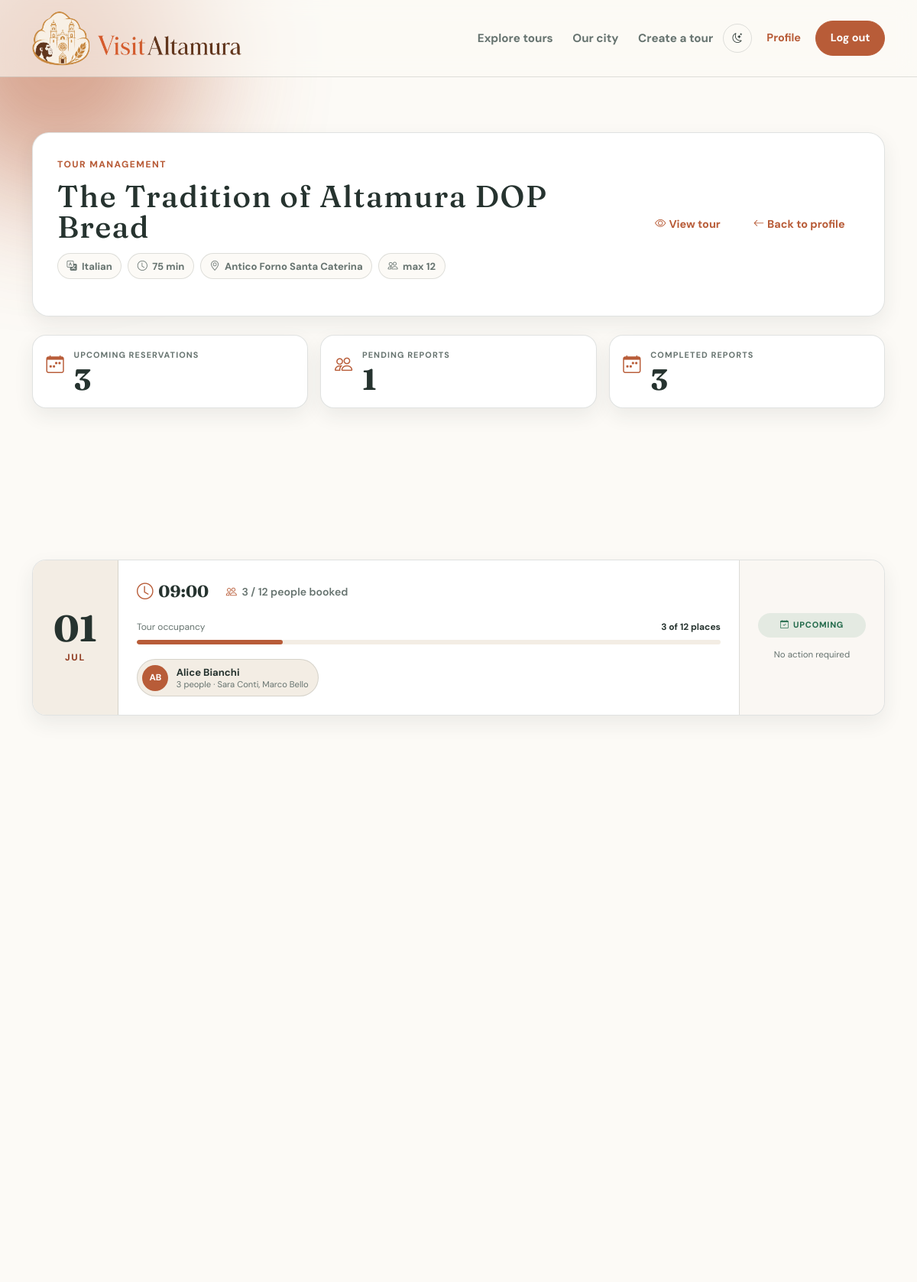
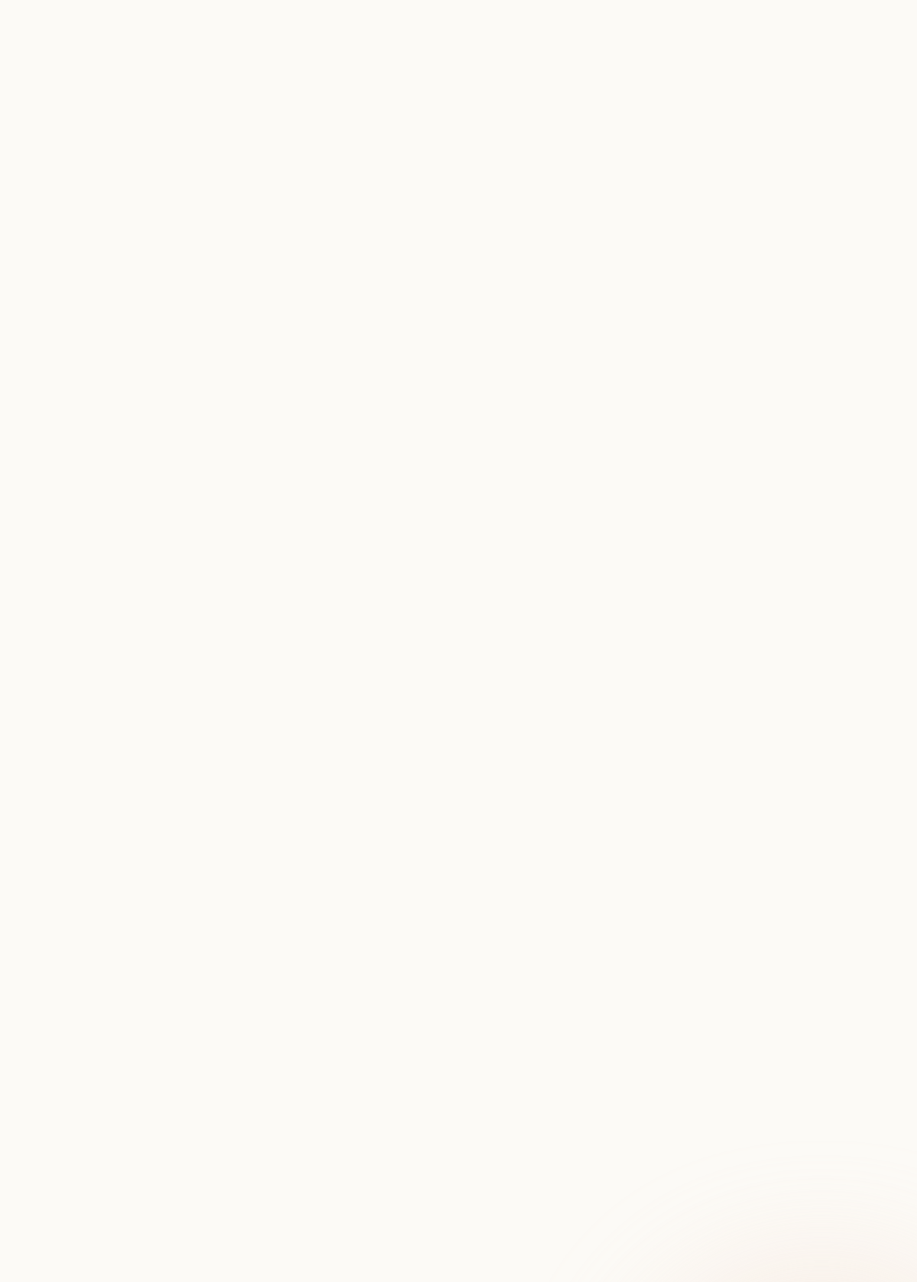
Page /tours/2/reservations (signed in, upper part) on the committed database (2 pictures, top to bottom).
### tables this page shows
CREATE TABLE "tours" (
	"id"	INTEGER NOT NULL UNIQUE,
	"title"	TEXT NOT NULL,
	"description"	TEXT NOT NULL,
	"guide_id"	INTEGER NOT NULL,
	"duration"	INTEGER NOT NULL CHECK("duration" > 0),
	"language"	TEXT NOT NULL CHECK("language" IN ('Italian', 'English', 'Spanish', 'Portuguese', 'German')),
	"meeting_point"	TEXT NOT NULL,
	"max_participants"	INTEGER NOT NULL CHECK("max_participants" > 0),
	"created_at"	TEXT NOT NULL DEFAULT CURRENT_TIMESTAMP,
	PRIMARY KEY("id" AUTOINCREMENT),
	FOREIGN KEY("guide_id") REFERENCES "users"("id"),
	FOREIGN KEY("guide_id","language") REFERENCES "guide_languages"("guide_id","language")
);

CREATE TABLE "reservations" (
	"id"	INTEGER NOT NULL UNIQUE,
	"tour_id"	INTEGER NOT NULL,
	"participant_id"	INTEGER NOT NULL,
	"tour_date"	TEXT NOT NULL,
	"people_count"	INTEGER NOT NULL CHECK("people_count" >= 1 AND "people_count" <= 4),
	"status"	TEXT NOT NULL DEFAULT 'confirmed' CHECK("status" IN ('confirmed', 'cancelled')),
	"created_at"	TEXT NOT NULL DEFAULT CURRENT_TIMESTAMP,
	"cancelled_at"	TEXT,
	PRIMARY KEY("id" AUTOINCREMENT),
	FOREIGN KEY("participant_id") REFERENCES "users"("id"),
	FOREIGN KEY("tour_id") REFERENCES "tours"("id")
);

CREATE TABLE "users" (
	"id"	INTEGER NOT NULL UNIQUE,
	"first_name"	TEXT NOT NULL,
	"last_name"	TEXT NOT NULL,
	"email"	TEXT NOT NULL UNIQUE,
	"password"	TEXT NOT NULL,
	"role"	TEXT NOT NULL CHECK("role" IN ('guide', 'participant', 'admin')),
	"profile_img"	TEXT,
	"created_at"	TEXT NOT NULL DEFAULT CURRENT_TIMESTAMP,
	PRIMARY KEY("id" AUTOINCREMENT)
);

CREATE TABLE "reservation_guests" (
	"id"	INTEGER NOT NULL UNIQUE,
	"reservation_id"	INTEGER NOT NULL,
	"first_name"	TEXT NOT NULL,
	"last_name"	TEXT NOT NULL,
	PRIMARY KEY("id" AUTOINCREMENT),
	FOREIGN KEY("reservation_id") REFERENCES "reservations"("id")
);

### app.py (the view, shortened to what this page needs)
@app.route("/tours/<int:tour_id>/reservations")
@login_required
def tour_reservations(tour_id):
    user = current_user
    if user.role != 'guide':
        flash("Access denied: only guides can view reservations", "danger")
        return redirect(url_for("home"))
    db_tour = tours_dao.get_tour_by_id(tour_id)
    if not db_tour or db_tour['guide_id'] != user.id:
        flash("Tour not found or you do not have permission to view reservations for this tour", "danger")
        return redirect(url_for("profile_guide"))
    reservation_dates = reservations_dao.get_dates_with_confirmed_reservations(tour_id)
    cancelled_reservation_dates = reservations_dao.get_dates_with_cancelled_reservations(tour_id)
    current_datetime = datetime.now()
    upcoming_reservations = []
    pending_reports_reservations = []
    completed_reports_reservations = []
    cancelled_reservations = []
    for reservation_date in reservation_dates:
        reservation_tour_in_date = reservations_dao.get_reservations_for_tour_date(tour_id, reservation_date['tour_date'])
        guests_per_reservation = {}
        for reservation in reservation_tour_in_date:
            guests_per_reservation[reservation['id']] = reservations_dao.get_guests_by_reservation(reservation['id'])
        tour_start_datetime = datetime.fromisoformat(reservation_date['tour_date'] + " " + reservation_date['start_time'])
        tour_end_datetime = tour_start_datetime + timedelta(minutes=db_tour['duration'])
        is_past_reservation = tour_end_datetime < current_datetime
        if is_past_reservation:
            report = reports_dao.get_report(tour_id, reservation_date['tour_date'])
        else:
            report = None
        reservation_info = {
            'tour_date': reservation_date['tour_date'],
            'start_time': reservation_date['start_time'],
            "expected_people": reservation_date['expected_people'],
            "reservations": reservation_tour_in_date,
            "guests_per_reservation": guests_per_reservation,
            "is_past_reservation": is_past_reservation,
            "report": report
        }
        if is_past_reservation:
            if report:
                completed_reports_reservations.append(reservation_info)
            else:
                pending_reports_reservations.append(reservation_info)
        else:
            upcoming_reservations.append(reservation_info)
    completed_reports_reservations.reverse()
    totals = {
        "upcoming_reservations": len(upcoming_reservations),
        "pending_reports": len(pending_reports_reservations),
        "completed_reports": len(completed_reports_reservations),
    }
    return render_template("tour_reservations.html", p_tour=db_tour, p_upcoming_reservations=upcoming_reservations, p_pending_reports_reservations=pending_reports_reservations, p_completed_reports_reservations=completed_reports_reservations, p_cancelled_reservations=cancelled_reservations, p_totals=totals, p_months=MONTHS)

### app.py (called while the page is built)
@login_manager.user_loader
def load_user(user_id):
    db_user = users_dao.get_user_by_id(user_id)
    if db_user is not None:
        user = User(
            id = db_user['id'],
            first_name = db_user['first_name'],
            last_name = db_user['last_name'],
            email = db_user['email'],
            password = db_user['password'],
            role = db_user['role'],
            profile_img = db_user['profile_img'],
        )
    else:
        user = None
    return user

### reports_dao.py (called while the page is built)
def get_report(p_tour_id, p_tour_date):
    query = "SELECT * FROM tour_final_reports WHERE tour_id = ? AND tour_date = ?"
    conn = sqlite3.connect("VisitAltamura_db.db")
    conn.row_factory = sqlite3.Row
    cursor = conn.cursor()
    cursor.execute(query, (p_tour_id, p_tour_date))
    db_report = cursor.fetchone()
    conn.commit()
    cursor.close()
    conn.close()
    return db_report

### reservations_dao.py (called while the page is built)
def get_reservations_for_tour_date(p_tour_id, p_tour_date):
    query = "SELECT R.*, U.first_name AS participant_first_name, U.last_name AS participant_last_name FROM reservations R, users U WHERE R.participant_id = U.id AND R.status = 'confirmed' AND R.tour_id = ? AND R.tour_date = ? ORDER BY R.created_at"
    conn = sqlite3.connect("VisitAltamura_db.db")
    conn.row_factory = sqlite3.Row
    cursor = conn.cursor()
    cursor.execute(query, (p_tour_id, p_tour_date))
    db_reservations = cursor.fetchall()
    conn.commit()
    cursor.close()
    conn.close()
    return db_reservations

def get_guests_by_reservation(p_reservation_id):
    query = "SELECT * FROM reservation_guests WHERE reservation_id = ?"
    conn = sqlite3.connect("VisitAltamura_db.db")
    conn.row_factory = sqlite3.Row
    cursor = conn.cursor()
    cursor.execute(query, (p_reservation_id,))
    db_guests = cursor.fetchall()
    conn.commit()
    cursor.close()
    conn.close()
    return db_guests

### tours_dao.py (called while the page is built)
def get_tour_by_id(p_tour_id):
    query = "SELECT T.*, U.first_name, U.last_name, U.email AS guide_email, (SELECT TI.path_img FROM tour_images TI WHERE TI.tour_id = T.id ORDER BY TI.position LIMIT 1) AS path_img FROM tours T, users U WHERE T.guide_id = U.id AND T.id = ?"
    conn = sqlite3.connect("VisitAltamura_db.db")
    conn.row_factory = sqlite3.Row
    cursor = conn.cursor()
    cursor.execute(query, (p_tour_id,))
    db_tour = cursor.fetchone()
    conn.commit()
    cursor.close()
    conn.close()
    return db_tour

### templates/tour_reservations.html (shortened to what this page needs)
{% extends "base.html" %}
{% block content %}
<section class="section reservation-section">
    <div class="container-xl">
        <header class="reservation-header reveal reveal-delay-1">
            <div class="reservation-header-content">
                <p class="section-badge">Tour management</p>
                <h1 class="profile-name">{{ p_tour.title }}</h1>
                <div class="reservation-pills">
                    <span class="pills"><i class="bi bi-translate"></i> {{ p_tour.language }}</span>
                    <span class="pills"><i class="bi bi-clock"></i> {{ p_tour.duration }} min</span>
                    <span class="pills"><i class="bi bi-geo-alt"></i> {{ p_tour.meeting_point }}</span>
                    <span class="pills"><i class="bi bi-people"></i> max {{ p_tour.max_participants }}</span>
                </div>
            </div>
            <div class="reservation-header-actions">
                <a href="{{ url_for('tour', tour_id=p_tour.id) }}" class="btn btn-link-brand">
                    <i class="bi bi-eye me-1"></i>View tour
                </a>
                <a href="{{ url_for('profile_guide') }}" class="btn btn-link-brand">
                    <i class="bi bi-arrow-left me-1"></i>Back to profile
                </a>
            </div>
        </header>
        <div class="row g-3">
            <div class="col-12 col-md-4">
                <article class="stats-reservation-card reveal reveal-delay-2">
                    <i class="bi bi-calendar-week"></i>
                    <div class="stats-reservation-content">
                        <span>Upcoming reservations</span>
                        <strong> {{ p_totals.upcoming_reservations }}</strong>
                    </div>
                </article>
            </div>
            <div class="col-12 col-md-4">
                <article class="stats-reservation-card reveal reveal-delay-3">
                    <i class="bi bi-people"></i>
                    <div class="stats-reservation-content">
                        <span>Pending reports</span>
                        <strong> {{ p_totals.pending_reports }}</strong>
                    </div>
                </article>
            </div>
            <div class="col-12 col-md-4">
                <article class="stats-reservation-card reveal reveal-delay-4">
                    <i class="bi bi-calendar-week"></i>
                    <div class="stats-reservation-content">
                        <span>Completed reports</span>
                        <strong> {{ p_totals.completed_reports }}</strong>
                    </div>
                </article>
            </div>
        </div>
        <section class="mt-5">
            {% if p_upcoming_reservations %}
            <div class="d-flex flex-column gap-2 mb-5">
                {% for reservation in p_upcoming_reservations %}
                <article class="reservation-card reveal reveal-delay-2">
                    <div class="reservation-card-date">
                        <span class="day">{{ reservation.tour_date[8:10] }}</span>
                        <span class="month">{{ p_months[reservation.tour_date[5:7] | int] }}</span>
                    </div>
                    <div class="reservation-card-content">
                        <div class="reservation-card-info">
                            <span class="reservation-time">
                                <i class="bi bi-clock"></i>
                                {{ reservation.start_time }}
                            </span>
                            <span>
                                <i class="bi bi-people"></i>
                                {{ reservation.expected_people }} / {{ p_tour.max_participants }} people booked
                            </span>
                        </div>
                        <div class="reservation-card-people">
                            <div class="reservation-card-people-text">
                                <span>Tour occupancy</span>
                                <strong>
                                    {{ reservation.expected_people }} of {{ p_tour.max_participants }} places
                                </strong>
                            </div>
                            <div class="reservation-card-people-bar" role="progressbar">
                                <span
                                    style="width: {{ (reservation.expected_people * 100 / p_tour.max_participants) | round(0) }}%;"></span>
                            </div>
                        </div>
                        <div class="reservation-card-guests">
                            {% for res in reservation.reservations %}
                            {% set guests = reservation.guests_per_reservation[res.id] %}
                            <div class="reservation-card-guests-block">
                                <div class="reservation-card-guests-avatar">
                                    {{ res.participant_first_name[0] }}{{ res.participant_last_name[0] }}
                                </div>
                                <div class="reservation-card-guests-info">
                                    <strong>
                                        {{ res.participant_first_name }} {{ res.participant_last_name }}
                                    </strong>
                                    {% if guests or res.people_count > 1 %}
                                    <span>
                                        {{ res.people_count }} people
                                        {% if guests %}
                                        ·
                                        {% for guest in guests %}
                                        {{ guest.first_name }} {{ guest.last_name }}{% if not loop.last %}, {% endif %}
                                        {% endfor %}
                                        {% endif %}
                                    </span>
                                    {% else %}
                                    <span>1 participant</span>
                                    {% endif %}
                                </div>
                            </div>
                            {% else %}
                            <p class="reservation-card-guests-empty">
                                No confirmed participants yet.
                            </p>
                            {% endfor %}
                        </div>
                    </div>
                    <div class="reservation-card-side">
                        <span class="reservation-status status-upcoming">
                            <i class="bi bi-calendar-check"></i>
                            Upcoming
                        </span>
                        <small>No action required</small>
                    </div>
                </article>
                {% endfor %}
            </div>
            {% endif %}
        </section>
        <section class="mt-5">
            {% if p_pending_reports_reservations %}
            <div class="d-flex flex-column gap-2 mb-5">
            </div>
            {% endif %}
        </section>
        <section class="mt-5">
            {% if p_completed_reports_reservations %}
            <div class="row g-4">
            </div>
            {% endif %}
        </section>
        <section class="mt-5">
        </section>
    </div>
</section>
{% endblock %}

### rows in the picture
tours: title "The Tradition of Altamura DOP Bread", language "Italian", duration "75", meeting_point "Antico Forno Santa Caterina", max_participants "12", max_participants "12", max_participants "12"
reservations: first_name "A", last_name "B", participant_first_name "Alice", participant_last_name "Bianchi", people_count "3"
reservation_guests: first_name "Sara", last_name "Conti"
reservation_guests: first_name "Marco", last_name "Bello"

### other values in the picture
{{ p_totals.upcoming_reservations }} "3"
{{ p_totals.pending_reports }} "1"
{{ p_totals.completed_reports }} "3"
{{ reservation.tour_date[8:10] }} "01"
{{ p_months[reservation.tour_date[5:7] | int] }} "JUL"
{{ reservation.start_time }} "09:00"
{{ reservation.expected_people }} "3"
